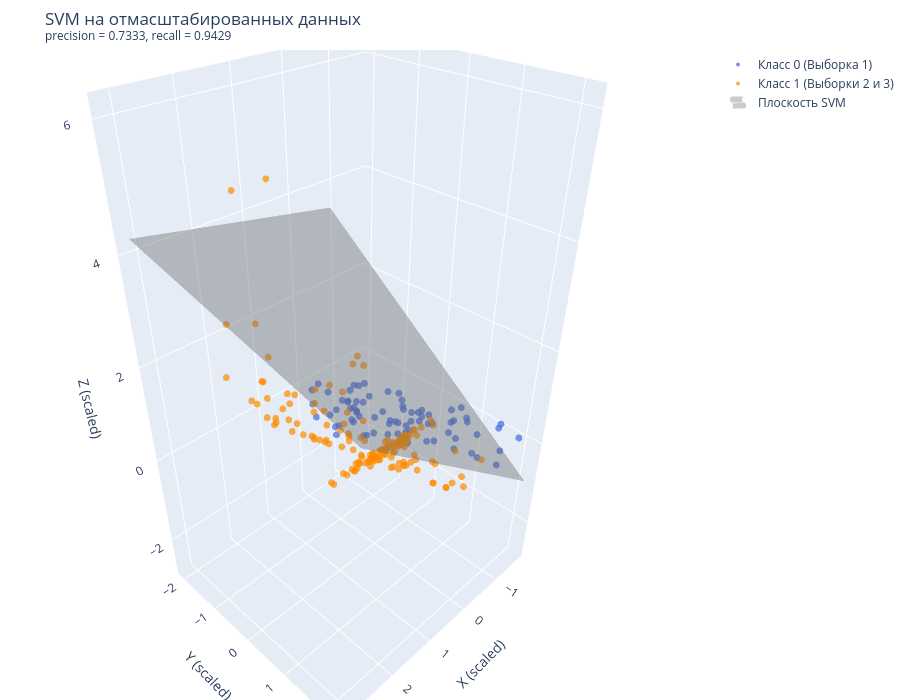

Notebook source saved alongside this figure:
### Code cell
x_min, x_max = x_tr_sc[:, 0].min(), x_tr_sc[:, 0].max()
y_min, y_max = x_tr_sc[:, 1].min(), x_tr_sc[:, 1].max()

xx, yy = np.meshgrid(np.linspace(x_min, x_max, 25), np.linspace(y_min, y_max, 25))
zz = -(w[0] * xx + w[1] * yy + b) / w[2]


fig = go.Figure()


fig.add_trace(go.Scatter3d(
    x=x_tr_sc[y_tr == 0, 0],
    y=x_tr_sc[y_tr == 0, 1],
    z=x_tr_sc[y_tr == 0, 2],
    mode='markers',
    marker=dict(size=4, color='royalblue', opacity=0.7),
    name='Класс 0 (Выборка 1)'
))

fig.add_trace(go.Scatter3d(
    x=x_tr_sc[y_tr == 1, 0],
    y=x_tr_sc[y_tr == 1, 1],
    z=x_tr_sc[y_tr == 1, 2],
    mode='markers',
    marker=dict(size=4, color='darkorange', opacity=0.7),
    name='Класс 1 (Выборки 2 и 3)'
))

fig.add_trace(go.Surface(
    x=xx,
    y=yy,
    z=zz,
    opacity=0.4,
    colorscale=[[0, 'gray'], [1, 'gray']],  # Серый цвет плоскости
    showscale=False,                        # Скрыть цветовую шкалу
    name='Плоскость SVM',
    showlegend=True
))

fig.update_layout(
    title=f'SVM на отмасштабированных данных<br><sup>precision = {prec:.4f}, recall = {rec:.4f}</sup>',
    scene=dict(
        xaxis_title='X (scaled)',
        yaxis_title='Y (scaled)',
        zaxis_title='Z (scaled)'
    ),
    width=900,
    height=700,
    margin=dict(l=0, r=0, b=0, t=50)
)


fig.show()

# Вывод метрик в консоль
print(f'precision = {prec:.6f}, recall = {rec:.6f}')

### Figure 1 — Plotly figure (JSON) as saved in the notebook; plotly's stock layout.template omitted (floating-point values rounded to 4 significant figures; data arrays with more than 128 entries replaced by an {"elided": "..."} marker saying what was removed)
{"data": [{"marker": {"color": "royalblue", "opacity": 0.7, "size": 4}, "mode": "markers", "name": "Класс 0 (Выборка 1)", "type": "scatter3d", "x": [-0.9886, -0.3012, -0.9994, -1.716, -1.186, 0.01721, -1.72, -0.7072, -1.033, -0.025, -0.1576, 0.3209, -0.7376, -0.1129, -1.585, -1.657, -1.501, 0.08264, -0.2281, -1.092, -1.065, -1.644, -0.769, -0.7238, 0.2826, -0.2058, -1.069, -1.299, -1.343, -1.359, -0.3062, -1.611, -0.8525, -1.18, -1.309, -0.1098, -1.222, -1.721, 0.1213, -0.6503, 0.1161, -0.2301, 0.06675, -0.1013, 0.2178, -1.649, -0.7984, -1.528, -0.9608, 0.1338, -0.4346, -0.9714, 0.1255, -1.328, -0.6966, -1.145, -1.323, -1.478, -0.4301, -1.109, -1.093, -1.474, -1.238, 0.03679, 0.2513, -0.7141, -0.05336, -0.3683, -1.175, -1.389, -1.524, -0.2753, -0.3321, -0.4541, 0.02389], "y": [0.3901, -2.012, -1.719, -0.6228, -1.643, 0.1371, -1.996, -1.483, -1.552, -0.3723, -1.764, 1.277, 1.157, 1.677, -0.5178, -1.011, 0.09744, -1.006, 2.015, -0.1682, -0.2057, 1.534, 1.428, -1.67, 0.7433, -1.336, 0.3365, -0.9289, 0.6289, -0.9467, -0.5074, -0.7852, -0.8823, 0.7696, 2.171, 0.4004, 1.093, 0.6029, -1.63, 2.198, -1.642, 0.7873, -0.2025, -0.8025, -0.4478, 1.005, 1.059, -0.8298, 2.041, -0.9463, -1.734, -1.574, 0.04223, -0.5707, -2.062, 1.467, -0.5154, -0.5563, -1.471, 0.3052, 1.907, 0.1942, -1.839, -0.3326, -0.5138, -0.3415, -0.6745, 1.48, -1.698, -1.902, -1.04, -0.7343, 0.7464, 0.4028, 0.9589], "z": [-0.5686, -0.931, -0.4532, -0.8243, -0.3883, 0.5709, -0.7828, -0.4503, -0.9567, -0.3163, 0.124, 1.265, 0.5146, 0.7783, -0.9264, -1.248, -0.573, -0.5971, 0.9937, -1.009, -0.7298, 0.0384, 0.6211, -0.5398, 0.5683, -0.7527, 0.003986, -0.2272, -0.4175, -1.397, 0.4023, -0.6922, -1.024, 0.3012, 0.3749, 0.3917, 0.2652, -0.03335, -0.1576, 0.1784, 0.1771, 0.578, -0.148, 0.0612, 0.1709, -0.9001, 0.3845, -0.338, 0.2112, 0.08216, -0.7948, -0.8061, 0.4476, -0.2661, -0.5196, -0.4128, -0.4707, -1.003, -0.9282, -0.2517, 0.6586, -0.9666, -0.5021, 0.5419, 0.5632, -0.3959, -0.1674, 0.28, -0.8265, -1.313, -1.165, -0.1866, 0.7446, 0.0126, 1.013]}, {"marker": {"color": "darkorange", "opacity": 0.7, "size": 4}, "mode": "markers", "name": "Класс 1 (Выборки 2 и 3)", "type": "scatter3d", "x": {"elided": "165 float values"}, "y": {"elided": "165 float values"}, "z": {"elided": "165 float values"}}, {"colorscale": [[0, "gray"], [1, "gray"]], "name": "Плоскость SVM", "opacity": 0.4, "showlegend": true, "showscale": false, "type": "surface", "x": {"elided": "25x25 float values"}, "y": {"elided": "25x25 float values"}, "z": {"elided": "25x25 float values"}}], "layout": {"height": 700, "margin": {"b": 0, "l": 0, "r": 0, "t": 50}, "scene": {"xaxis": {"title": {"text": "X (scaled)"}}, "yaxis": {"title": {"text": "Y (scaled)"}}, "zaxis": {"title": {"text": "Z (scaled)"}}}, "title": {"text": "SVM на отмасштабированных данных<br><sup>precision = 0.7333, recall = 0.9429</sup>"}, "width": 900}}
